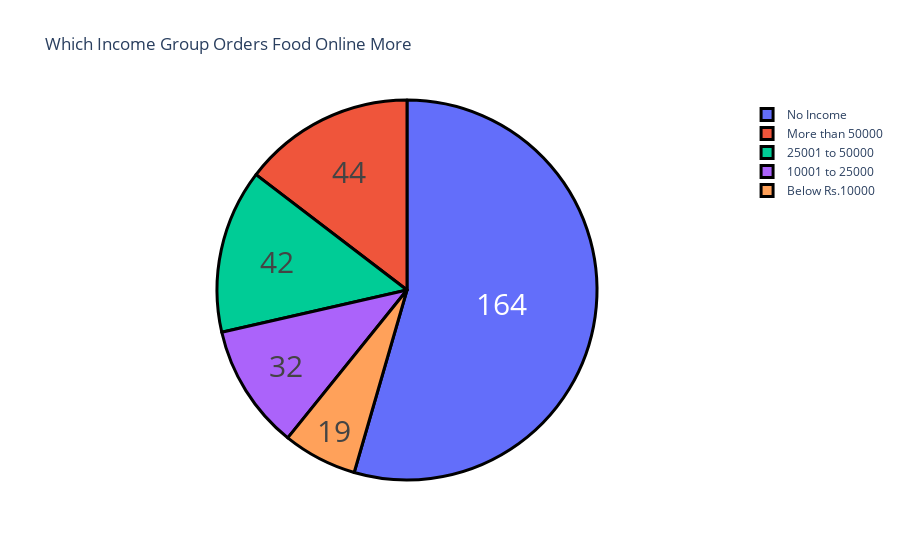

Notebook code for this chart:
### Code cell
income = buying_again_data["Monthly Income"].value_counts()
label = income.index
counts = income.values

fig = go.Figure(data=[go.Pie(labels=label, values=counts)])
fig.update_layout(title_text='Which Income Group Orders Food Online More')
fig.update_traces(hoverinfo='label+percent', textinfo='value', textfont_size=30,
                  marker=dict(colors=colors, line=dict(color='black', width=3)))
fig.show()

### Figure 1 — Plotly figure (JSON) as saved in the notebook; plotly's stock layout.template omitted (floating-point values rounded to 4 significant figures)
{"data": [{"hoverinfo": "label+percent", "labels": ["No Income", "More than 50000", "25001 to 50000", "10001 to 25000", "Below Rs.10000"], "marker": {"colors": ["pastel red", "pastel blue"], "line": {"color": "black", "width": 3}}, "textfont": {"size": 30}, "textinfo": "value", "type": "pie", "values": [164, 44, 42, 32, 19]}], "layout": {"title": {"text": "Which Income Group Orders Food Online More"}}}
